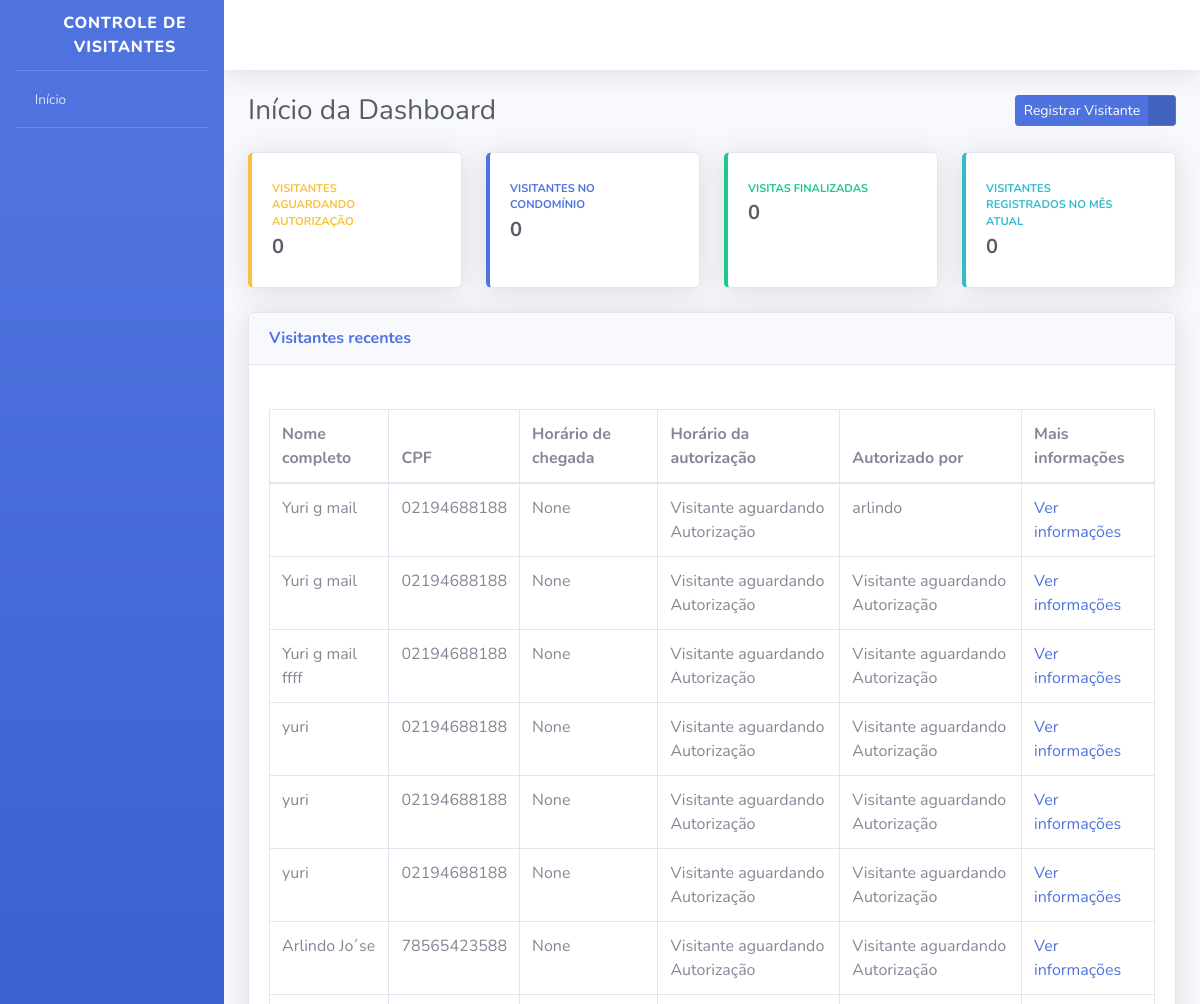
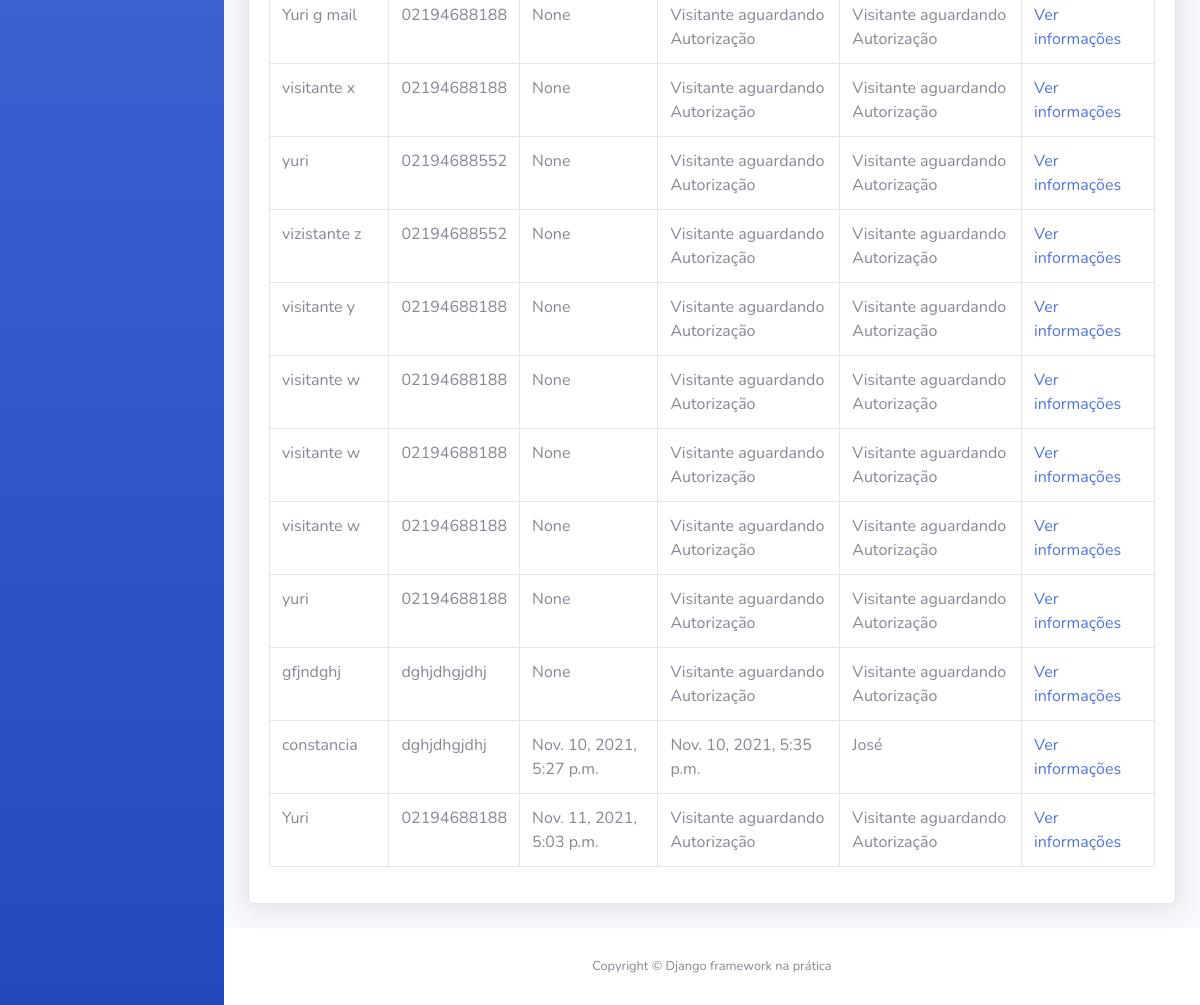
The page / on the database its author committed (2 pictures, top to bottom).
### visitantes/models.py (models this page shows, shortened)
class Visitante(models.Model):
    STATUS_VISITANTE = [
       ( "AGUARDANDO", "Aguardando Autorização" ),
       ( "EM_VISITA", "Em visita" ),
       ( "FINALIZADO", "Visita Finalizada" )
    ]
    status = models.CharField(
        verbose_name="Status",
        max_length=10,
        choices=STATUS_VISITANTE,
        default="AGUARDANDO"
    )
    nome_completo = models.CharField(
        verbose_name="Nome Completo",
        max_length=194
    )
    cpf = models.CharField(
        verbose_name="CPF",
        max_length=11
    )
    data_nascimento = models.DateField(
        verbose_name="Data de Nascimento",
        auto_now_add=False,
        auto_now=False,
    )
    numero_casa = models.PositiveSmallIntegerField(
        verbose_name="Número da casa a ser visitada"
    )
    placa_veiculo = models.CharField(
        verbose_name="Placa do veículo",
        max_length=7,
        blank=True,
        null=True,
    )
    horario_chegada = models.DateTimeField(
        verbose_name="Horário de chegada na portaria",
        auto_now_add=True,
    )
    horario_saida = models.DateTimeField(
        verbose_name="Horário de saída do condomínio",
        auto_now=False,
        blank=True,
        null=True,
    )
    horario_autorizacao = models.DateTimeField(
        verbose_name="Horário de autorização de entrada",
        auto_now=False,
        blank=True,
        null=True,
    )
    morador_responsavel = models.CharField(
        verbose_name="Nome do morador responsável por autorizar a entrada do visitante",
        max_length=194,
        blank=True,
    )
    registrado_por = models.ForeignKey(
        "porteiros.Porteiro", #app.função
        verbose_name="Porteiro responsável pelo registro",
        on_delete=models.PROTECT
    )
    def get_horario_autorizacao(self):
        if self.horario_autorizacao:
            return self.horario_autorizacao
        return "Visitante aguardando Autorização "
    def get_morador_responsavel(self):
        if self.morador_responsavel:
            return self.morador_responsavel
        return "Visitante aguardando Autorização "
    class Meta:
        verbose_name = 'Visitante'
        verbose_name_plural = 'Visitantes'
        db_table = 'visitante'

### visitantes/views.py (the view)
# urls.py: path("", index, name="index",),
def index(request):
    todos_visitantes = Visitante.objects.all()
    return render(request, "index.html", context ={"nome_pagina":  "Início da Dashboard",
                                                   "todos_visitantes": todos_visitantes, })

### templates/index.html (shortened to what this page needs)
{% extends 'base.html'%}
{% block conteudo %}
                <div class="container-fluid">
                    <div class="d-sm-flex align-items-center justify-content-between mb-4">
                        <h1 class="h3 mb-0 text-gray-800">{{ nome_pagina }}</h1>
                           <a href="{% url 'registrar-visitante' %}" class="btn btn-primary btn-icon-split btn-sm">
                                <span class="text">Registrar Visitante</span>
                                    <span class="icon text-white-50">
                                        <i class="fas fa-user-plus"></i>
                                    </span>
                           </a>
                    </div>
                    <div class="row">
                        <div class="col-xl-3 col-md-6 mb-4">
                            <div class="card border-left-warning shadow h-100 py-2">
                                <div class="card-body">
                                    <div class="row no-gutters align-items-center">
                                        <div class="col mr-2">
                                            <div class="text-xs font-weight-bold text-warning text-uppercase mb-1">Visitantes aguardando autorização</div>
                                            <div class="h5 mb-0 font-weight-bold text-gray-800">0</div>
                                        </div>
                                        <div class="col-auto">
                                            <i class="fas fa-user-lock fa-2x text-gray-300"></i>
                                        </div>
                                    </div>
                                </div>
                            </div>
                        </div>
                        <div class="col-xl-3 col-md-6 mb-4">
                            <div class="card border-left-primary shadow h-100 py-2">
                                <div class="card-body">
                                    <div class="row no-gutters align-items-center">
                                        <div class="col mr-2">
                                            <div class="text-xs font-weight-bold text-primary text-uppercase mb-1">Visitantes no condomínio</div>
                                            <div class="h5 mb-0 font-weight-bold text-gray-800">0</div>
                                        </div>
                                        <div class="col-auto">
                                            <i class="fas fa-user-clock fa-2x text-gray-300"></i>
                                        </div>
                                    </div>
                                </div>
                            </div>
                        </div>
                        <div class="col-xl-3 col-md-6 mb-4">
                            <div class="card border-left-success shadow h-100 py-2">
                                <div class="card-body">
                                    <div class="row no-gutters align-items-center">
                                        <div class="col mr-2">
                                            <div class="text-xs font-weight-bold text-success text-uppercase mb-1">Visitas finalizadas</div>
                                            <div class="h5 mb-0 font-weight-bold text-gray-800">0</div>
                                        </div>
                                        <div class="col-auto">
                                            <i class="fas fa-user-check fa-2x text-gray-300"></i>
                                        </div>
                                    </div>
                                </div>
                            </div>
                        </div>
                        <div class="col-xl-3 col-md-6 mb-4">
                            <div class="card border-left-info shadow h-100 py-2">
                                <div class="card-body">
                                    <div class="row no-gutters align-items-center">
                                        <div class="col mr-2">
                                            <div class="text-xs font-weight-bold text-info text-uppercase mb-1">Visitantes registrados no mês atual</div>
                                            <div class="h5 mb-0 font-weight-bold text-gray-800">0</div>
                                        </div>
                                        <div class="col-auto">
                                            <i class="fas fa-users fa-2x text-gray-300"></i>
                                        </div>
                                    </div>
                                </div>
                            </div>
                        </div>
                    </div>
                    <div class="card shadow mb-4">
                        <div class="card-header py-3 d-sm-flex align-items-center justify-content-between mb-4">
                            <h6 class="m-0 font-weight-bold text-primary">Visitantes recentes</h6>
                        </div>
                        <div class="card-body">
                            <div class="table-responsive">
                                <table class="table table-bordered">
                                    <thead>
                                        <th>Nome completo</th>
                                        <th>CPF</th>
                                        <th>Horário de chegada</th>
                                        <th>Horário da autorização</th>
                                        <th>Autorizado por</th>
                                        <th>Mais informações</th>
                                    </thead>
                                    <tbody>
                                        {% for visitante in todos_visitantes %}
                                        <tr>
                                            <td>{{ visitante.nome_completo }}</td>
                                            <td>{{ visitante.cpf }}</td>
                                            <td>{{ visitante.horario_chegada }}</td>
                                            <td>{{ visitante.get_horario_autorizacao }}</td>
                                            <td>{{ visitante.get_morador_responsavel }}</td>
                                            <td>
                                                <a href="{% url 'informacoes_visitantes' id=visitante.id %}">
                                                    Ver informações
                                                </a>
                                            </td>
                                        </tr>
                                        {% endfor %}
                                    </tbody>
                                </table>
                            </div>
                        </div>
                    </div>
                </div>
{% endblock conteudo %}

### templates/base.html (shortened to what this page needs)
{% load static %}
<!DOCTYPE html>
<html lang="pt-br">
    <head>
        <link href="{% static 'css/sb-admin-2.min.css' %}" rel="stylesheet">
        <link href="{% static 'vendor/fontawesome-free/css/all.min.css' %}" rel="stylesheet" type="text/css">
    </head>
    <body id="page-top">
        <div id="wrapper">
            <ul class="navbar-nav bg-gradient-primary sidebar sidebar-dark accordion" id="accordionSidebar">
                <a class="sidebar-brand d-flex align-items-center justify-content-center" href="#">
                    <div class="sidebar-brand-icon rotate-n-15">
                        <i class="fas fa-user-shield"></i>
                    </div>
                    <div class="sidebar-brand-text">Controle de Visitantes</div>
                </a>
                <hr class="sidebar-divider my-0">
                <li class="nav-item">
                    <a class="nav-link" href="{% url 'visitantes' %}">
                        <i class="fas fa-home"></i>
                        <span>Início</span>
                    </a>
                </li>
                <hr class="sidebar-divider">
            </ul>
            <div id="content-wrapper" class="d-flex flex-column">
                <div id="content">
                    <nav class="navbar navbar-expand navbar-light bg-white topbar mb-4 static-top shadow">
                        <ul class="navbar-nav ml-auto">
                            <li class="nav-item dropdown no-arrow">
                                <a class="nav-link dropdown-toggle" href="#" id="userDropdown" role="button" data-toggle="dropdown" aria-haspopup="true" aria-expanded="false">
                                    <span class="mr-2 d-none d-lg-inline text-gray-800 small">
                                        <i class="fas fa-cog"></i>
                                    </span>
                                </a>
                            </li>
                        </ul>
                    </nav>
                   {% block conteudo %}
                   {% endblock conteudo%}
                    <footer class="sticky-footer bg-white">
                        <div class="container my-auto">
                            <div class="copyright text-center my-auto">
                                <span>Copyright © Django framework na prática</span>
                            </div>
                        </div>
                    </footer>
                </div>
            </div>
        </div>
    </body>
</html>

### rows shown on the page
Visitante: nome_completo "Yuri g mail", cpf "02194688188", horario_chegada "None", get_horario_autorizacao "Visitante aguardando Autorização", get_morador_responsavel "arlindo"
Visitante: nome_completo "Yuri g mail", cpf "02194688188", horario_chegada "None", get_horario_autorizacao "Visitante aguardando Autorização", get_morador_responsavel "Visitante aguardando Autorização"
Visitante: nome_completo "Yuri g mail ffff", cpf "02194688188", horario_chegada "None", get_horario_autorizacao "Visitante aguardando Autorização", get_morador_responsavel "Visitante aguardando Autorização"
Visitante: nome_completo "yuri", cpf "02194688188", horario_chegada "None", get_horario_autorizacao "Visitante aguardando Autorização", get_morador_responsavel "Visitante aguardando Autorização"
Visitante: nome_completo "yuri", cpf "02194688188", horario_chegada "None", get_horario_autorizacao "Visitante aguardando Autorização", get_morador_responsavel "Visitante aguardando Autorização"
Visitante: nome_completo "yuri", cpf "02194688188", horario_chegada "None", get_horario_autorizacao "Visitante aguardando Autorização", get_morador_responsavel "Visitante aguardando Autorização"
Visitante: nome_completo "Arlindo Jo´se", cpf "78565423588", horario_chegada "None", get_horario_autorizacao "Visitante aguardando Autorização", get_morador_responsavel "Visitante aguardando Autorização"
Visitante: nome_completo "Yuri g mail", cpf "02194688188", horario_chegada "None", get_horario_autorizacao "Visitante aguardando Autorização", get_morador_responsavel "Visitante aguardando Autorização"
Visitante: nome_completo "visitante x", cpf "02194688188", horario_chegada "None", get_horario_autorizacao "Visitante aguardando Autorização", get_morador_responsavel "Visitante aguardando Autorização"
Visitante: nome_completo "yuri", cpf "02194688552", horario_chegada "None", get_horario_autorizacao "Visitante aguardando Autorização", get_morador_responsavel "Visitante aguardando Autorização"
Visitante: nome_completo "vizistante z", cpf "02194688552", horario_chegada "None", get_horario_autorizacao "Visitante aguardando Autorização", get_morador_responsavel "Visitante aguardando Autorização"
Visitante: nome_completo "visitante y", cpf "02194688188", horario_chegada "None", get_horario_autorizacao "Visitante aguardando Autorização", get_morador_responsavel "Visitante aguardando Autorização"
Visitante: nome_completo "visitante w", cpf "02194688188", horario_chegada "None", get_horario_autorizacao "Visitante aguardando Autorização", get_morador_responsavel "Visitante aguardando Autorização"
Visitante: nome_completo "visitante w", cpf "02194688188", horario_chegada "None", get_horario_autorizacao "Visitante aguardando Autorização", get_morador_responsavel "Visitante aguardando Autorização"
Visitante: nome_completo "visitante w", cpf "02194688188", horario_chegada "None", get_horario_autorizacao "Visitante aguardando Autorização", get_morador_responsavel "Visitante aguardando Autorização"
Visitante: nome_completo "yuri", cpf "02194688188", horario_chegada "None", get_horario_autorizacao "Visitante aguardando Autorização", get_morador_responsavel "Visitante aguardando Autorização"
Visitante: nome_completo "gfjndghj", cpf "dghjdhgjdhj", horario_chegada "None", get_horario_autorizacao "Visitante aguardando Autorização", get_morador_responsavel "Visitante aguardando Autorização"
Visitante: nome_completo "constancia", cpf "dghjdhgjdhj", horario_chegada "Nov. 10, 2021, 5:27 p.m.", get_horario_autorizacao "Nov. 10, 2021, 5:35 p.m.", get_morador_responsavel "José"
Visitante: nome_completo "Yuri", cpf "02194688188", horario_chegada "Nov. 11, 2021, 5:03 p.m.", get_horario_autorizacao "Visitante aguardando Autorização", get_morador_responsavel "Visitante aguardando Autorização"

### other values the page prints
{{ nome_pagina }} "Início da Dashboard"
